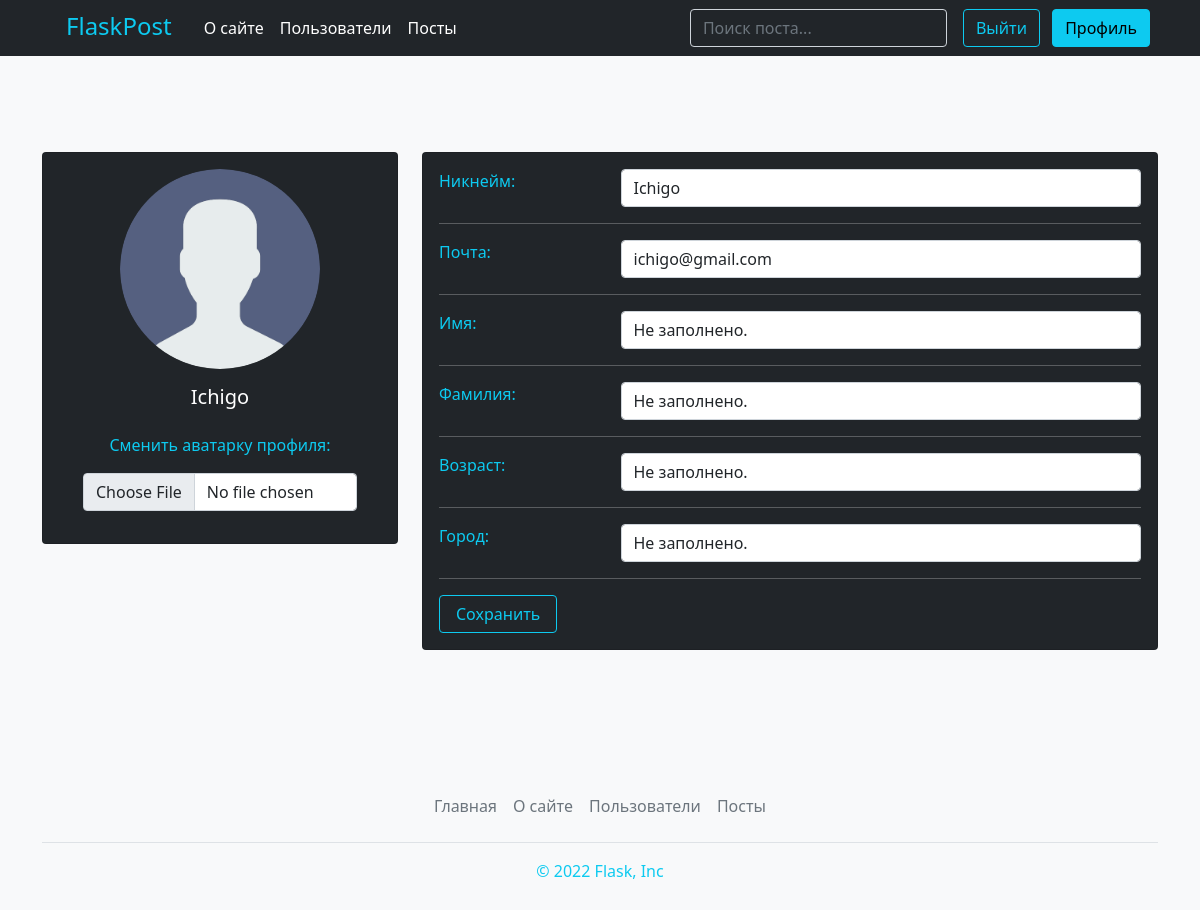
/profile/Ichigo/setting (signed in), run on the app's committed database.
### models.py (models this page shows, shortened)
class User(db.Model, UserMixin): #Создание таблицы базы данных. Пользователи
    id = db.Column(db.Integer(), primary_key=True) #первичный ключ
    username = db.Column(db.String(20), unique=True, nullable=False) #уникальное значение, не может быть пустым
    email = db.Column(db.String(100), unique=True, nullable=False) #уникальное значение, не может быть пустым
    password = db.Column(db.Text()) #текст
    created = db.Column(db.DateTime(), default=datetime.utcnow) #дата когда создался пользователь
    admin_role = db.Column(db.Integer(), default=0) #роль user
    icon = db.Column(db.String(200), default='default_icon.png') #иконка для профиля
    age = db.Column(db.Integer(), default='Не заполнено.')
    location = db.Column(db.Integer(), default='Не заполнено.')
    first_name = db.Column(db.String(50), default='Не заполнено.')
    last_name = db.Column(db.String(50), default='Не заполнено.')

### routes.py (the view, shortened to what this page needs)
@app.route('/profile/<username>/setting', methods=['GET', 'POST']) #настройки для профиля
@login_required
def profile_setting(username):
    form = Profileform() #формы для профиля
    user = User.query.filter_by(username=username).first() #находим пользователя с таким же ником
    if current_user.id != user.id: #если id текущего пользователя не совпадает с id пользователем из url адреса, то вывод ошибки
        flash('Вы не можете менять профиль другого человека!', category='error')
        return redirect(url_for('index'))
    if form.errors != {}: #если валидатор формы вывел ошибку и список не пустой то
        for error in form.errors.values(): #цикл из ошибок
            flash(''.join(error), category='error') #выводим эти ошибки
    return render_template('profile_setting.html', user=user, form=form)

### forms.py
class Profileform(FlaskForm):
    username = StringField('Username', validators=[DataRequired(), Length(min=3, max=15, message='Слишком короткий или длинный логин')])
    email = StringField('Email', validators=[DataRequired(), Email(message='Неверный формат почты')])
    photo = FileField() #аватарка для пользователя
    first_name = StringField(validators=[Length(min=3, max=25, message='Слишком короткое или длинное имя')])
    last_name = StringField(validators=[Length(min=3, max=25, message='Слишком короткая или длинная фамилия')])
    age = StringField()
    location = StringField(validators=[Length(min=3, max=20, message='Сликом короткое или длинное название города')])
    submit = SubmitField('Сохранить')

### models.py (called while the page is built)
@login_manager.user_loader # Он используется для проверки того, какой идентификатор пользователя находится в текущем сеансе, и загрузит пользовательский объект для этого идентификатора
def load_user(id):
    return User.query.get(int(id))

### templates/profile_setting.html (shortened to what this page needs)
{% extends 'base.html' %}
{% block body %}
  <div class="container py-5">
    <div class="row">
      <div class="col-lg-4">
        <div class="card mb-4 bg-dark">
          <div class="card-body text-center">
            <form action="", method="post" enctype="multipart/form-data">
            <img src="{{ url_for('static', filename='icons/' + user.icon) }}" alt="Аватарка" class="bd-placeholder-img rounded-circle" width="200" height="200">
            <h5 class="my-3 text-white">{{ user.username }}</h5>
              <div class="container">
                <p class="text-info">Сменить аватарку профиля: </p>
                <p class="">{{ form.photo(class="form-control form-control") }}</p>
              </div>
          </div>
        </div>
      </div>
      <div class="col-lg-8">
        <div class="card mb-4 bg-dark">
          <div class="card-body">
            <div class="row">
              <div class="col-sm-3">
                <p class="mb-0  text-info">Никнейм:</p>
              </div>
              <div class="col-sm-9">
                <p class="text-white mb-0">{{ form.username(class="form-control", value=user.username) }}</p>
              </div>
            </div>
            <hr>
            <div class="row">
              <div class="col-sm-3">
                <p class="mb-0 text-info">Почта:</p>
              </div>
              <div class="col-sm-9">
                <p class="text-white mb-0">{{ form.email(class="form-control", value=user.email) }}</p>
              </div>
            </div>
            <hr>
            <div class="row">
              <div class="col-sm-3">
                <p class="mb-0 text-info">Имя:</p>
              </div>
              <div class="col-sm-9">
                <p class="text-white mb-0">{{ form.first_name(class="form-control", value=user.first_name) }}</p>
              </div>
            </div>
            <hr>
            <div class="row">
              <div class="col-sm-3">
                <p class="mb-0 text-info">Фамилия:</p>
              </div>
              <div class="col-sm-9">
                <p class="text-white mb-0">{{ form.last_name(class="form-control", value=user.last_name) }}</p>
              </div>
            </div>
            <hr>
            <div class="row">
              <div class="col-sm-3">
                <p class="mb-0 text-info">Возраст:</p>
              </div>
              <div class="col-sm-9">
                <p class="text-white mb-0">{{ form.age(class="form-control", value=user.age) }}</p>
              </div>
            </div>
            <hr>
            <div class="row">
              <div class="col-sm-3">
                <p class="mb-0 text-info">Город:</p>
              </div>
              <div class="col-sm-9">
                <p class="text-white mb-0">{{ form.location(class="form-control", value=user.location) }}</p>
              </div>
            </div>
            <hr>
            <div class="">
              {{ form.submit(class="btn btn-outline-info px-3") }}
          </div>
          </div>
        </div>
            </div>
          </div>
        </div>
{% endblock %}

### templates/profile_setting.html (style rules this page uses)
hr { color: #ffffff; }

### data on the page
User: icon (placeholder picture), username "Ichigo", email "ichigo@gmail.com", first_name "Не заполнено.", last_name "Не заполнено.", age "Не заполнено.", location "Не заполнено."
